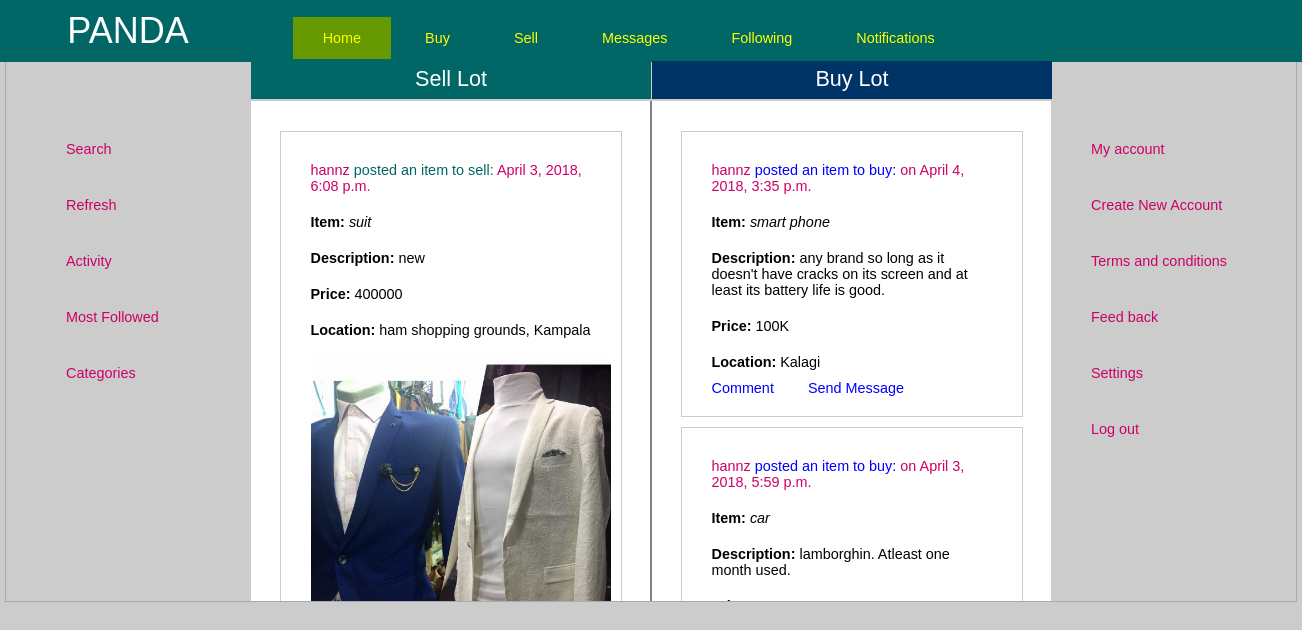
The page /home/wallace/postfeed/ on the database its author committed.
### buysell/models.py (models this page shows, shortened)
class Sellpost(models.Model):
	publisher = models.ForeignKey(Account, on_delete=models.CASCADE)
	item = models.CharField(max_length=200)
	date_posted = models.DateTimeField('date published')
	description = models.CharField(max_length=255)
	amount = models.CharField(max_length=200)
	photo = models.FileField(upload_to='documents/')
	location = models.CharField(max_length=200)
	post_identifier = 'sell'

class Account(models.Model):
	firstName = models.CharField(max_length=200)
	lastName = models.CharField(max_length=200)
	username = models.CharField(max_length=200, primary_key=True)
	email = models.CharField(max_length=200)
	password = models.CharField(max_length=200)
	datecreated = models.DateTimeField('Date Created')

class Buypost(models.Model):
	publisher = models.ForeignKey(Account, on_delete=models.CASCADE)
	name = models.CharField(max_length=200)
	description = models.CharField(max_length=200)
	price = models.CharField(max_length=200)
	location = models.CharField(max_length=200)
	date_posted = models.DateTimeField('Posted date')
	time_diff = models.IntegerField(default=0)
	post_identifier = 'buy'

### buysell/views.py (the view)
# urls.py: path('<user_name>/postfeed/', views.postfeed, name='postfeed'),
def postfeed(request, user_name):
	account = get_object_or_404(Account, pk=user_name)
	try:
		accounts = Account.objects.all()
	except Account.DoesNotExist:
		raise Http404("Account does not exist")
	all_posts = list()
	for acc in accounts:
		buy_posts = list(acc.buypost_set.all())
		sell_posts = list(acc.sellpost_set.all())
		all_posts.extend(buy_posts + sell_posts)
	date_post = [(all_post.date_posted, all_post) for all_post in all_posts]
	sorted_date_post = sorted(date_post, key=itemgetter(0), reverse=True)
	posts = [post[1] for post in sorted_date_post]
	return render(request, 'buysell/postfeed.html', {'account': account, 'posts': posts})

### buysell/templates/buysell/postfeed.html (shortened to what this page needs)
<!DOCTYPE HTML>
<html>
<head>
	{% load static %}
	<link rel="stylesheet" type="text/css" href="{% static 'buysell/index.css' %}" media="screen">
	<link rel="stylesheet" type="text/css" href="{% static 'buysell/postfeed.css' %}" media="screen">
</head>
<body class="bd">
<div>
	<div id="title">
		<ul>
			<li><span id="page_title">PANDA</span></li>
			<li><a href="{% url 'buysell:postfeed' account.username %}"><span id="home">Home</span></a></li>
			<li><a href="{% url 'buysell:buy' account.username %}"><span id="buy">Buy</span></a></li>
			<li><a href="{% url 'buysell:sell' account.username %}"><span id="sell">Sell</span></a></li>
			<li><a href="{% url 'buysell:messages' account.username %}"><span id="messages">Messages</span></a></li>
			<li><a href="{% url 'buysell:following' account.username %}"><span id="following">Following</span></a></li>
			<li><a href="{% url 'buysell:notifications' account.username %}"><span id="notifications">Notifications</span></a></li>
		</ul>
	</div>
	<div id="wrapper">
		<div id="leftbar">
			<ul>
				<li><a href="{% url 'buysell:search' account.username %}">Search</a></li>
				<li><a href="">Refresh</a></li>
				<li><a href="{% url 'buysell:my_activity' account.username %}">Activity</a></li>
				<li><a href="{% url 'buysell:most_followed' account.username %}">Most Followed</a></li>
				<li><a href="{% url 'buysell:categories' account.username %}">Categories</a></li>
			</ul>
		</div>
		<div id="leftcontent">
			<p id="sell_lot">Sell Lot</p>
			<div id="postwrapper">
				<ul>{% for post in posts %}
						{% if post.publisher.username == account.username %}
							{% if post.post_identifier == 'sell' %}
								<li id="sellwrapper"><p><span id="name_span">{{ post.publisher.username }}</span>
									<span id="sell_span">	posted an item to sell: </span>
									<span id="name_span">{{ post.date_posted }}</span></p>
									<p><strong>Item:</strong> <em>{{ post.item }}</em></p>
									<p><strong>Description:</strong> {{ post.description }}</p>
									<p><strong>Price:</strong> {{ post.amount }}</p>
									<p><strong>Location:</strong> {{ post.location }}</p>
									<img src="{{ post.photo.url }}" height="300" width="300"/>
									<ul>
										<br/>
										<li><a href="">Comment</a></li>
									</ul>
								</li>
							{% endif %}
						{% else %}
							{% if post.post_identifier == 'sell' %}
								<li id="sellwrapper"><p><span id="name_span">{{ post.publisher.username }}</span>
									<span id="sell_span">	posted an item to sell: </span>
									<span id="name_span">{{ post.date_posted }}</span></p>
									<p><strong>Item:</strong> <em>{{ post.item }}</em></p>
									<p><strong>Description:</strong> {{ post.description }}</p>
									<p><strong>Price:</strong> {{ post.amount }}</p>
									<p><strong>Location:</strong> {{ post.location }}</p>
									<img src="{{ post.photo.url }}" height="300" width="300"/>
								</li>
							{% endif %}
						{% endif %}
					{% endfor %}
				</ul>
			</div>
		</div>
		<div id="rightcontent">
			<p id="buy_lot">Buy Lot</p>
			<div id="postwrapper">
				<ul>{% for post in posts %}
						{% if post.publisher.username == account.username %}
							{% if post.post_identifier == 'buy' %}
								<li id="buywrapper"><p><span id="name_span">{{ post.publisher.username }}</span><span id="buy_span"> posted an item to buy: </span> <span id="name_span"> on {{ post.date_posted }}</span></p>
									<p><strong>Item:</strong> <em>{{ post.name }}</em></p>
									<p><strong>Description:</strong> {{ post.description }}</p>
									<p><strong>Price:</strong> {{ post.price }}</p>
									<p><strong>Location:</strong> {{ post.location }}</p>
									<ul>
										<li><a href="">Comment</a></li>
									</ul>
								</li>
							{% endif %}
						{% else %}
							{% if post.post_identifier == 'buy' %}
								<li id="buywrapper"><p><span id="name_span">{{ post.publisher.username }}</span><span id="buy_span"> posted an item to buy: </span> <span id="name_span"> on {{ post.date_posted }}</span></p>
									<p><strong>Item:</strong> <em>{{ post.name }}</em></p>
									<p><strong>Description:</strong> {{ post.description }}</p>
									<p><strong>Price:</strong> {{ post.price }}</p>
									<p><strong>Location:</strong> {{ post.location }}</p>
									<ul>
										<li><a href="">Comment</a></li>
										<li><a href="{% url 'buysell:write_message' account.username post.id post.post_identifier %}">Send Message</a></li>
									</ul>
								</li>
							{% endif %}
						{% endif %}
					{% endfor %}
				</ul>
			</div>
		</div>
		<div id="rightbar">
			<ul>
				<li><a href="{% url 'buysell:my_account' account.username %}">My account</a></li>
				<li><a href="{% url 'buysell:signup' %}">Create New Account</a></li>
				<li><a href="{% url 'buysell:terms' account.username %}">Terms and conditions</a></li>
				<li><a href="{% url 'buysell:feedback' account.username %}">Feed back</a></li>
				<li><a href="{% url 'buysell:settings' account.username %}">Settings</a></li>
				<li><a href="{% url 'buysell:index' %}">Log out</a></li>
			</ul>
		</div>
	</div>
</body>
</html>

### buysell/static/buysell/index.css (style rules this page uses)
* { margin: 0; padding: 0; }
.bd { font-family: Verdana, Arial, Helvetica, sans-serif; color: #000000; text-align: center; font-size: 90%; background-color: #cccccc; }
#title { padding-top: 10px; padding-bottom: 10px; background-color: #006666; text-align: center; color: white; position: fixed; width: 100% }
#wrapper { width: 600px; background-color: #ffffff; margin: 0 auto; padding: 20px; border: 1px solid #aaaaaa; }
a { color: blue; }

### buysell/static/buysell/postfeed.css (style rules this page uses)
* { padding: 0; margin: 0; }
body { font-family: Verdana, Arial, Helvetica, sans-serif; margin: 0 auto; }
#page_title { margin-left: -270px; padding-right: 100px; color: white; font-size: 2.5em; }
#wrapper { width: 1250px; background-color: #cccccc; height: 560px; overflow: hidden; }
#leftbar { float: left; width: 225px; margin-top: 120px; }
#leftbar li { text-align: left; padding-bottom: 40px; list-style-type: none; margin-left: 40px; }
#leftcontent { width: 399px; float: left; background-color: white; overflow: auto; border-right: 1px solid grey; height: 590px; margin-top: 80px; }
#rightcontent { width: 399px; float: left; background-color: white; overflow: auto; border-left: 1px solid grey; height: 590px; margin-top: 80px; }
#rightbar { float: left; width: 225px; margin-top: 120px; }
#rightbar li { text-align: left; list-style-type: none; margin-left: 40px; padding-bottom: 40px; }
#title li { display: inline; text-decoration: none; }
#title li a { text-decoration: none; }
#home, #buy, #sell, #messages, #following, #notifications { padding: 13px 30px; background-color: #006666; color: yellow; }
#home { background-color: #669900; }
#leftbar li a, #rightbar li a { text-decoration: none; color: #cc0066; }
#buywrapper li a { text-decoration: none; color: blue; margin-top: 10px; }
#postwrapper { margin-top: 30px; }
#postwrapper li { border: 1px solid #cccccc; width: 300px; text-align: left; margin: 0 auto; list-style-type: none; padding: 20px; background-color: white; margin-top: 10px; margin-bottom: 10px; }
#buywrapper li { color: blue; display: inline; border: none; padding: 10px; padding-right: 20px; }
img { padding: 10px; }
#postwrapper li p { padding: 10px; }
span { color: blue; }
#sell_span { color: #006666; }
#name_span { color: #cc0066; }
#buy_span { color: blue; }
#sell_lot { background-color: #006666; color: white; height: 28px; padding: 5px; margin-top: -40px; position: fixed; width: 390px; font-size: 1.5em; text-align: center; }
#buy_lot { background-color: #003366; color: white; height: 28px; padding: 5px; margin-top: -40px; position: fixed; width: 390px; font-size: 1.5em; text-align: center; }

### rows shown on the page
Sellpost: publisher.username "hannz", date_posted "April 3, 2018, 6:08 p.m.", item "suit", description "new", amount "400000", location "ham shopping grounds, Kampala", photo (picture)
Buypost: publisher.username "hannz", date_posted "April 4, 2018, 3:35 p.m.", name "smart phone", description "any brand so long as it doesn't have cracks on its screen and at least its battery life is good.", price "100K", location "Kalagi"
Buypost: publisher.username "hannz", date_posted "April 3, 2018, 5:59 p.m.", name "car", description "lamborghin. Atleast one month used."
